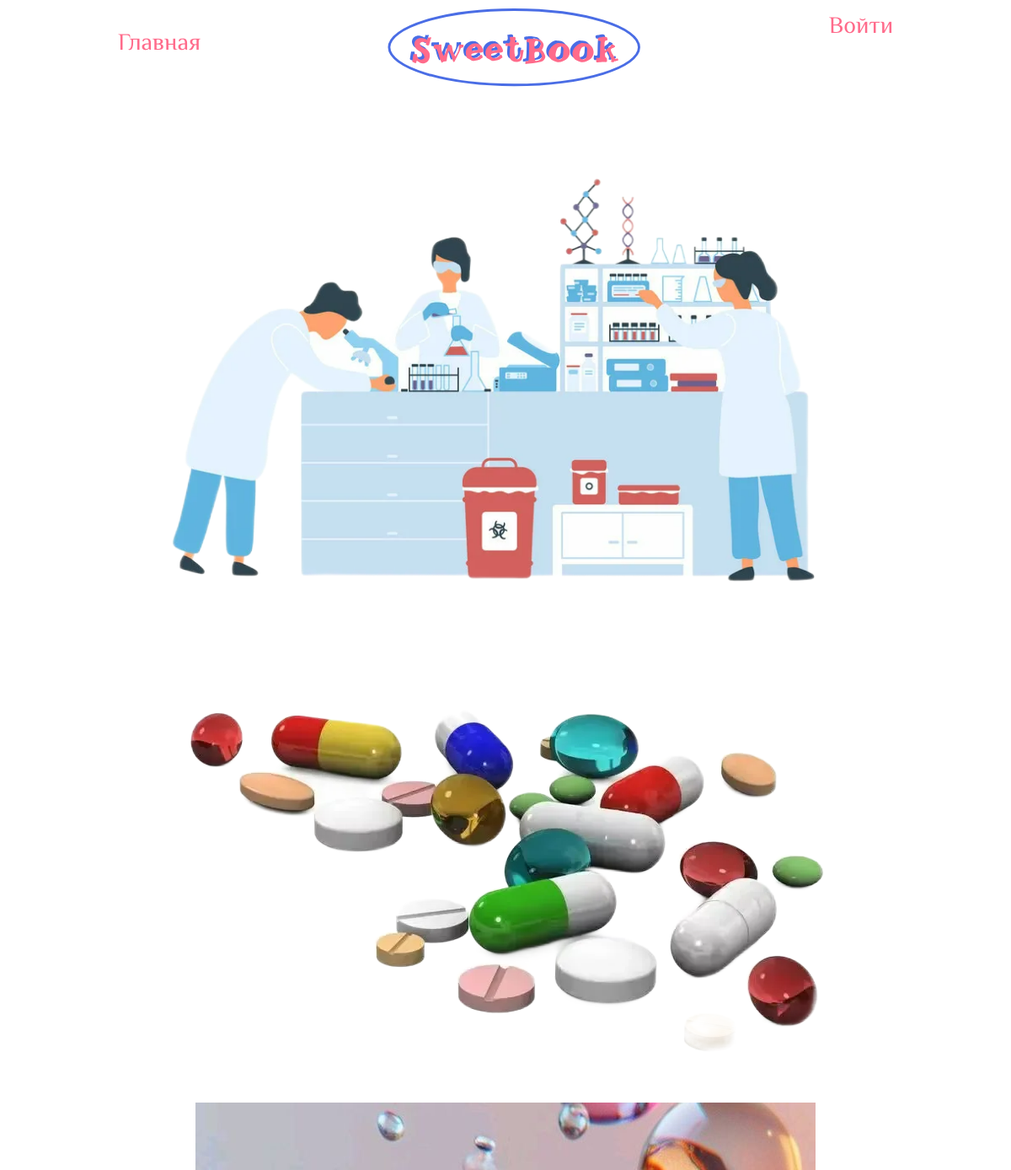
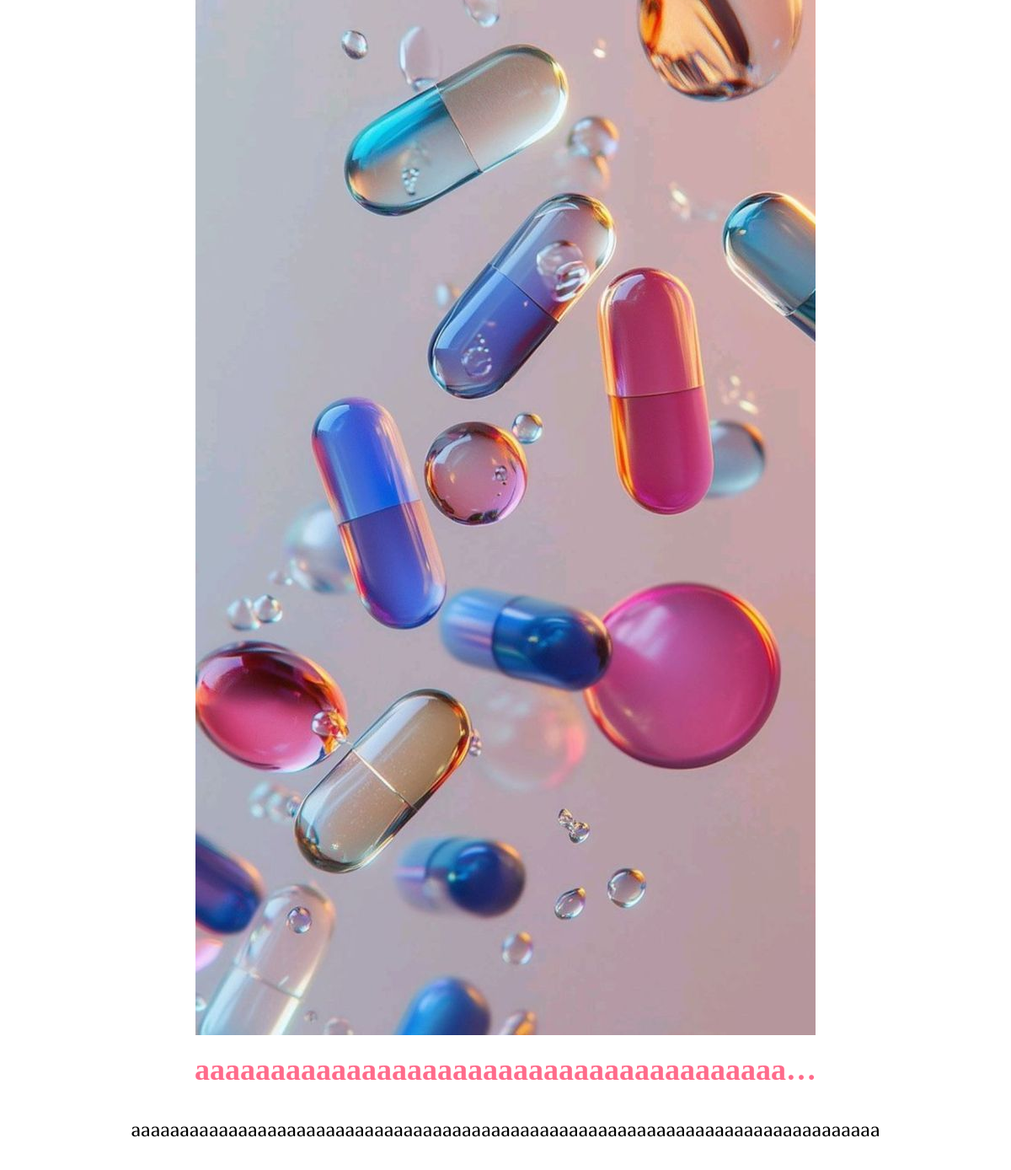
The app's page /16/ with its own data (2 pictures, top to bottom).
### posts/models.py (models this page shows, shortened)
class PostImage(models.Model):
    post = models.ForeignKey(Post, on_delete=models.CASCADE, related_name="images")
    image = models.ImageField(upload_to="posts/%Y/%m/%d/")

class Post(models.Model):
    author = models.ForeignKey(
        settings.AUTH_USER_MODEL,
        on_delete=models.CASCADE,
        related_name="posts",
        verbose_name="Автор",
    )
    text = models.TextField("Текст поста")
    created_at = models.DateTimeField("Дата создания", auto_now_add=True)
    class Meta:
        ordering = ["-created_at"]
        verbose_name = "Пост"
        verbose_name_plural = "Посты"

### posts/views.py (the view)
# urls.py: path('<int:pk>/', views.post_detail_view, name='detail'),
def post_detail_view(request, pk):
    post = get_object_or_404(
        Post.objects.select_related("author").prefetch_related(
            "images", "comments__author"
        ),
        pk=pk,
    )
    return render(request, "posts/post.html", {"post": post})

### posts/templates/posts/post.html
{% extends 'base.html' %}
{% load static %}
{% block content %}
<main class="post-main">
  {% if post.images.all %}
    <div class="images-gallery">
      {% for img in post.images.all %}
        <img src="{{ img.image.url }}" alt="" class="receipt-img">
      {% endfor %}
    </div>
  {% endif %}
  <div class="receipt">
    <h2 class="receipt-name">
      {{ post.text|truncatechars:40 }}
    </h2>
    <p class="receipt-text">
      {{ post.text|linebreaksbr }}
    </p>
  </div>
</main>
{% endblock %}

### static/css/style.css (style rules this page uses)
body { padding: 0 100px; }
main { display: flex; flex-direction: column; padding-top: 100px; }
h2 { color: white; font-family: 'Firenight'; }
.post-main { display: flex; flex-direction: column; align-items: center; row-gap: 20px; margin: 0 auto; }
.images-gallery { display: flex; flex-direction: column; align-items: center; justify-content: center; gap: 10px; }
.receipt-img { max-width: 100%; height: auto; object-fit: cover; }
.receipt { display: flex; flex-direction: column; row-gap: 10px; align-items: center; }
.receipt h2 { margin: 0; }
.receipt-name { color: #FF6B8B; font-family: 'Firenight'; font-size: 36px; }
.receipt-text { font-family: 'El Messiri'; text-align:justify; font-size: 24px; }
@media (min-width: 960px) and (max-width: 1200px) { body { padding: 0 40px; } }
@media (min-width: 1200px) and (max-width: 1920px) { body { padding: 0 100px; } }

### records on screen
PostImage: image (picture)
PostImage: image (picture)
PostImage: image (picture)
Post: text "aaaaaaaaaaaaaaaaaaaaaaaaaaaaaaaaaaaaaaa…", text "aaaaaaaaaaaaaaaaaaaaaaaaaaaaaaaaaaaaaaaaaaaaaaaaaaaaaaaaaaaaaaaaaaaaaaaaaaaaa"
